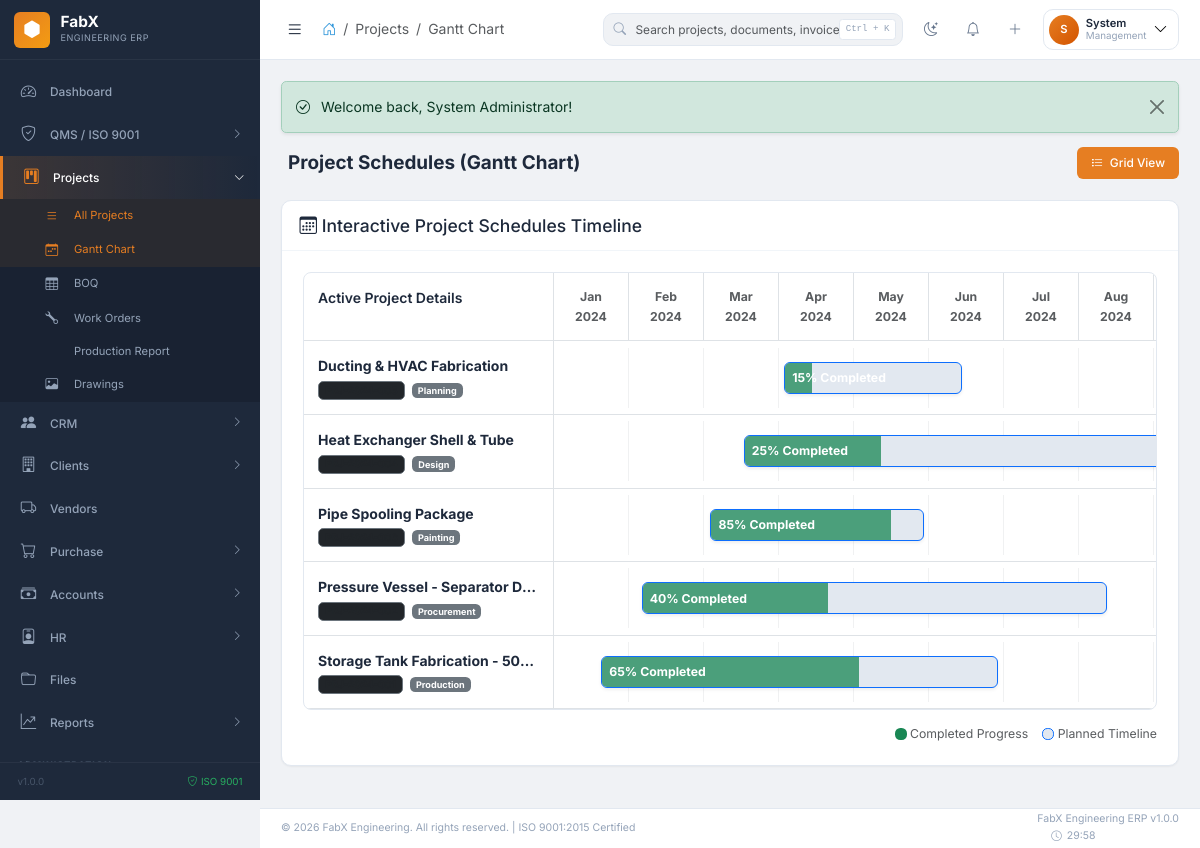
The app's page /projects/gantt (signed in) with its own data.
### tables this page shows
CREATE TABLE fabx_projects (
    id INT AUTO_INCREMENT PRIMARY KEY,
    project_code VARCHAR(50) NOT NULL UNIQUE,
    project_name VARCHAR(255) NOT NULL,
    client_id INT NOT NULL,
    description TEXT,
    project_type ENUM('fabrication','erection','both','maintenance','retrofit') NOT NULL,
    contract_value DECIMAL(15,2),
    currency ENUM('INR','USD','EUR') DEFAULT 'INR',
    start_date DATE,
    target_end_date DATE,
    actual_end_date DATE,
    project_manager_id INT,
    site_location VARCHAR(255),
    po_number VARCHAR(100),
    po_date DATE,
    po_value DECIMAL(15,2),
    advance_received DECIMAL(15,2) DEFAULT 0,
    total_billed DECIMAL(15,2) DEFAULT 0,
    total_received DECIMAL(15,2) DEFAULT 0,
    progress_percentage DECIMAL(5,2) DEFAULT 0,
    priority ENUM('low','medium','high','critical') DEFAULT 'medium',
    current_stage ENUM('planning','design','procurement','production','assembly','painting','dispatch','installation','completed','on_hold','cancelled') DEFAULT 'planning',
    status ENUM('active','completed','on_hold','cancelled','delayed') DEFAULT 'active',
    delay_reason TEXT,
    remarks TEXT,
    attachments JSON,
    created_by INT,
    created_at TIMESTAMP DEFAULT CURRENT_TIMESTAMP,
    updated_at TIMESTAMP DEFAULT CURRENT_TIMESTAMP ON UPDATE CURRENT_TIMESTAMP,
    FOREIGN KEY (client_id) REFERENCES fabx_clients(id),
    FOREIGN KEY (project_manager_id) REFERENCES fabx_users(id),
    FOREIGN KEY (created_by) REFERENCES fabx_users(id),
    INDEX idx_project_code (project_code),
    INDEX idx_client (client_id),
    INDEX idx_status (status),
    INDEX idx_stage (current_stage)
);

### modules/projects/ProjectController.php (called while the page is built, shortened)
<?php
class ProjectController extends Controller {
    public function gantt(): void {
        $projects = $this->db->fetchAll(
            "SELECT project_code, project_name, start_date, target_end_date, actual_end_date, progress_percentage, status, current_stage
             FROM " . $this->db->table("projects") . " WHERE status = 'active' ORDER BY start_date DESC LIMIT 20"
        );
        $this->view('gantt', [
            'page_title' => 'Gantt Chart', 'breadcrumb_module' => 'Projects', 'breadcrumb_page' => 'Gantt Chart',
            'projects' => $projects
        ]);
    }
}

### includes/functions.php (called while the page is built, shortened)
<?php
function base_url(string $path = ''): string {
    return APP_URL . '/' . ltrim($path, '/');
}
function format_date(?string $date, string $format = DATE_FORMAT): string {
    $d = DateTime::createFromFormat(DB_DATE_FORMAT, $date);
    return $d->format($format);
}

### config/config.php (called while the page is built, shortened)
<?php
spl_autoload_register(function ($class) {
    $prefixes = [
        'Core\\' => FABX_ROOT . '/core/',
        'Modules\\' => FABX_ROOT . '/modules/',
    ];
    foreach ($prefixes as $prefix => $baseDir) {
        $len = strlen($prefix);
        if (strncmp($prefix, $class, $len) === 0) {
            $relativeClass = substr($class, $len);
            $file = $baseDir . str_replace('\\', '/', $relativeClass) . '.php';
            if (file_exists($file)) {
                return;
            }
        }
    }
});
require_once FABX_ROOT . '/includes/functions.php';
require_once FABX_ROOT . '/includes/security.php';

### core/Database.php (called while the page is built, shortened)
<?php
class Database {
    private static ?self $instance = null;
    private mysqli $connection;
    private string $prefix;
    private function __construct() {
        $this->prefix = DB_PREFIX;
        $this->connection = new mysqli(DB_HOST, DB_USER, DB_PASS, DB_NAME);
        $this->connection->set_charset(DB_CHARSET);
    }
    public static function getInstance(): self {
        if (self::$instance === null) {
            self::$instance = new self();
        }
        return self::$instance;
    }
    public function query(string $sql, array $params = []): \mysqli_stmt|false {
        $stmt = $this->connection->prepare($sql);
        if (!empty($params)) {
            $types = '';
            $values = [];
            foreach ($params as $param) {
                if (is_int($param)) {
                    $types .= 'i';
                } elseif (is_float($param)) {
                    $types .= 'd';
                } elseif (is_bool($param)) {
                    $types .= 'i';
                    $param = $param ? 1 : 0;
                } else {
                    $types .= 's';
                }
                $values[] = $param;
            }
            $stmt->bind_param($types, ...$values);
        }
        return $stmt;
    }
    public function fetchAll(string $sql, array $params = []): array {
        $stmt = $this->query($sql, $params);
        $stmt->execute();
        $result = $stmt->get_result();
        $rows = $result->fetch_all(MYSQLI_ASSOC);
        return $rows;
    }
    public function table(string $name): string {
        return $this->prefix . $name;
    }
}

### includes/security.php (called while the page is built, shortened)
<?php
function e(string $text): string {
    return htmlspecialchars($text, ENT_QUOTES, 'UTF-8');
}

### modules/projects/views/gantt.php (the view, shortened to what this page needs)
<?php
$minTime = null;
$maxTime = null;
if (!empty($projects)) {
    foreach ($projects as $p) {
        if ($p['start_date']) {
            $t = strtotime($p['start_date']);
            if ($minTime === null || $t < $minTime) { $minTime = $t; }
        }
        if ($p['target_end_date']) {
            $t = strtotime($p['target_end_date']);
            if ($maxTime === null || $t > $maxTime) { $maxTime = $t; }
        }
    }
}
$startYear = (int)date('Y', $minTime);
$startMonth = (int)date('m', $minTime);
$endYear = (int)date('Y', $maxTime);
$endMonth = (int)date('m', $maxTime);
$startDateStr = "$startYear-$startMonth-01";
$endDateStr = date('Y-m-t', strtotime("$endYear-$endMonth-01"));
$startTimestamp = strtotime($startDateStr);
$endTimestamp = strtotime($endDateStr);
$totalDays = max(1, ($endTimestamp - $startTimestamp) / 86400);
$months = [];
$curr = $startTimestamp;
while ($curr <= $endTimestamp) {
    $months[] = [
        'name' => date('M Y', $curr),
        'days' => (int)date('t', $curr),
        'timestamp' => $curr
    ];
    $curr = strtotime("+1 month", $curr);
}
$numMonths = count($months);
?>
<div class="page-header">
    <h1 class="page-title"><i class="bi bi-bar-chart-gantt"></i> Project Schedules (Gantt Chart)</h1>
    <div class="page-actions">
        <a href="<?= base_url('projects') ?>" class="btn btn-fx btn-fx-primary">
            <i class="bi bi-list-task"></i> Grid View
        </a>
    </div>
</div>
<div class="fx-card mb-4">
    <div class="fx-card-header py-3">
        <h5 class="mb-0"><i class="bi bi-calendar3"></i> Interactive Project Schedules Timeline</h5>
    </div>
    <div class="fx-card-body p-4">
        <?php if (!empty($projects)): ?>
            <div class="gantt-scroll-container overflow-auto" style="border: 1px solid var(--border-color); border-radius: 8px;">
                <div class="gantt-chart-grid" style="min-width: <?= max(800, $numMonths * 100) ?>px;">
                    <div class="d-flex border-bottom" style="background-color: var(--card-bg);">
                        <div class="gantt-sidebar-col p-3 border-end fw-semibold text-light-heading" style="width: 250px; flex-shrink: 0;">
                            Active Project Details
                        </div>
                        <div class="gantt-timeline-col flex-grow-1 d-flex">
                            <?php foreach ($months as $m): ?>
                                <div class="text-center p-3 border-end text-muted small fw-bold" style="width: <?= 100 / $numMonths ?>%; flex-grow: 1;">
                                    <?= e($m['name']) ?>
                                </div>
                            <?php endforeach; ?>
                        </div>
                    </div>
                    <div class="gantt-rows">
                        <?php foreach ($projects as $p):
                            $pStart = strtotime($p['start_date']);
                            $pEnd = strtotime($p['target_end_date']);
                            $startOffsetDays = max(0, ($pStart - $startTimestamp) / 86400);
                            $durationDays = max(1, ($pEnd - $pStart) / 86400);
                            $leftPercent = min(100, max(0, ($startOffsetDays / $totalDays) * 100));
                            $widthPercent = min(100 - $leftPercent, max(3, ($durationDays / $totalDays) * 100));
                            $stageBadge = match($p['current_stage']) {
                                'completed' => 'bg-success',
                                'delayed' => 'bg-danger',
                                'on_hold' => 'bg-warning text-dark',
                                default => 'bg-secondary'
                            };
                        ?>
                            <div class="d-flex border-bottom align-items-center" style="min-height: 70px;">
                                <div class="gantt-sidebar-col p-3 border-end d-flex flex-column justify-content-center" style="width: 250px; flex-shrink: 0;">
                                    <div class="fw-bold text-light-heading text-truncate" title="<?= e($p['project_name']) ?>">
                                        <?= e($p['project_name']) ?>
                                    </div>
                                    <div class="d-flex gap-2 align-items-center mt-1">
                                        <span class="badge bg-dark border border-secondary text-muted small" style="font-size:0.7rem;"><?= e($p['project_code']) ?></span>
                                        <span class="badge <?= $stageBadge ?> small" style="font-size:0.65rem;"><?= e(ucfirst($p['current_stage'])) ?></span>
                                    </div>
                                </div>
                                <div class="gantt-timeline-col flex-grow-1 p-3 position-relative d-flex align-items-center h-100" style="background-color: rgba(255,255,255,0.01);">
                                    <div class="position-absolute top-0 bottom-0 start-0 end-0 d-flex pointer-events-none" style="z-index: 1;">
                                        <?php for ($i = 1; $i < $numMonths; $i++): ?>
                                            <div class="h-100 border-end border-secondary border-opacity-10" style="width: <?= 100 / $numMonths ?>%;"></div>
                                        <?php endfor; ?>
                                    </div>
                                    <div class="position-relative w-100" style="height: 32px; z-index: 2;">
                                        <div class="gantt-bar position-absolute top-0 h-100 border border-primary border-opacity-20 shadow-sm"
                                             style="left: <?= $leftPercent ?>%; width: <?= $widthPercent ?>%; border-radius: 6px; background-color: var(--border-color); overflow: hidden;"
                                             title="<?= e($p['project_name']) ?>: <?= format_date($p['start_date']) ?> to <?= format_date($p['target_end_date']) ?> (<?= $p['progress_percentage'] ?>%)">
                                            <div class="h-100 bg-success bg-opacity-75" style="width: <?= $p['progress_percentage'] ?>%;"></div>
                                            <div class="position-absolute top-0 bottom-0 start-0 end-0 d-flex align-items-center px-2 pointer-events-none">
                                                <span class="text-white fw-bold small text-truncate shadow-text">
                                                    <?= (int)$p['progress_percentage'] ?>% Completed
                                                </span>
                                            </div>
                                        </div>
                                    </div>
                                </div>
                            </div>
                        <?php endforeach; ?>
                    </div>
                </div>
            </div>
            <div class="d-flex gap-3 justify-content-end align-items-center mt-3 text-muted small">
                <div class="d-flex align-items-center gap-1">
                    <span class="d-inline-block rounded bg-success" style="width:12px; height:12px;"></span>
                    <span>Completed Progress</span>
                </div>
                <div class="d-flex align-items-center gap-1">
                    <span class="d-inline-block rounded border border-primary border-opacity-20" style="width:12px; height:12px; background-color: var(--border-color);"></span>
                    <span>Planned Timeline</span>
                </div>
            </div>
        <?php endif; ?>
    </div>
</div>

### assets/css/fabx-theme.css (style rules this page uses)
:root { --primary: #2c3e50; --primary-dark: #1a252f; --primary-light: #34495e; --secondary: #6c757d; --accent: #e67e22; --accent-light: #f39c12; --accent-dark: #d35400; --info: #3498db; --success: #27ae60; --warning: #f39c12; --danger: #e74c3c; --bg-body: #f0f2f5; --bg-card: #ffffff; --bg-sidebar: #1e293b; --bg-sidebar-hover: #0f172a; --bg-navbar: #ffffff; --text-primary: #1e293b; --text-secondary: #64748b; --text-muted: #94a3b8; --border-color: #e2e8f0; --border-light: #f1f5f9; --shadow-sm: 0 1px 2px 0 rgba(0,0,0,0.05); --shadow: 0 1px 3px 0 rgba(0,0,0,0.1), 0 1px 2px -1px rgba(0,0,0,0.1); --shadow-md: 0 4px 6px -1px rgba(0,0,0,0.1), 0 2px 4px -2px rgba(0,0,0,0.1); --shadow-lg: 0 10px 15px -3px rgba(0,0,0,0.1), 0 4px 6px -4px rgba(0,0,0,0.1); --shadow-xl: 0 20px 25px -5px rgba(0,0,0,0.1), 0 8px 10px -6px rgba(0,0,0,0.1); --sidebar-width: 260px; --sidebar-collapsed: 70px; --navbar-height: 60px; --footer-height: 40px; --font-sans: 'Inter', -apple-system, BlinkMacSystemFont, sans-serif; --font-mono: 'SF Mono', monospace; --radius-sm: 6px; --radius: 10px; --radius-lg: 14px; --radius-xl: 20px; --transition-fast: 0.15s ease; --transition: 0.2s ease; --transition-slow: 0.3s ease; }
*, *::before, *::after { box-sizing: border-box; margin: 0; }
html { font-size: 14px; }
body { font-family: var(--font-sans); background: var(--bg-body); color: var(--text-primary); line-height: 1.6; -webkit-font-smoothing: antialiased; overflow-x: hidden; }
.fx-card { background: var(--bg-card); border: 1px solid var(--border-color); border-radius: var(--radius); box-shadow: var(--shadow-sm); transition: box-shadow var(--transition), transform var(--transition); }
.fx-card-header { padding: 1rem 1.25rem; border-bottom: 1px solid var(--border-light); display: flex; align-items: center; justify-content: space-between; }
.fx-card-body { padding: 1.25rem; }
.btn-fx { display: inline-flex; align-items: center; gap: 0.5rem; padding: 0.5rem 1rem; font-size: 0.85rem; font-weight: 500; border-radius: var(--radius-sm); border: none; cursor: pointer; transition: all var(--transition-fast); }
.btn-fx-primary { background: var(--accent); color: #fff; }
.page-header { display: flex; align-items: center; justify-content: space-between; margin-bottom: 1.5rem; flex-wrap: wrap; gap: 1rem; }
.page-title { font-size: 1.35rem; font-weight: 700; color: var(--text-primary); margin: 0; display: flex; align-items: center; gap: 0.5rem; }

### records on screen
fabx_projects: project_name "Ducting & HVAC Fabrication", current_stage "Planning", 100 / $numMonths 10 (drawn), progress_percentage "15"
fabx_projects: project_name "Heat Exchanger Shell & Tube", current_stage "Design", 100 / $numMonths 10 (drawn), progress_percentage "25"
fabx_projects: project_name "Pipe Spooling Package", current_stage "Painting", 100 / $numMonths 10 (drawn), progress_percentage "85"
fabx_projects: project_name "Pressure Vessel - Separator D…", current_stage "Procurement", 100 / $numMonths 10 (drawn), progress_percentage "40"
fabx_projects: project_name "Storage Tank Fabrication - 50…", current_stage "Production", 100 / $numMonths 10 (drawn), progress_percentage "65"

### other values on screen
$item['label'] "Dashboard"
$item['label'] "QMS / ISO 9001"
$item['label'] "Projects"
$sub['label'] "All Projects"
$sub['label'] "Gantt Chart"
$sub['label'] "BOQ"
$sub['label'] "Work Orders"
$sub['label'] "Production Report"
$sub['label'] "Drawings"
$item['label'] "CRM"
$item['label'] "Clients"
$item['label'] "Vendors"
$item['label'] "Purchase"
$item['label'] "Accounts"
$item['label'] "HR"
